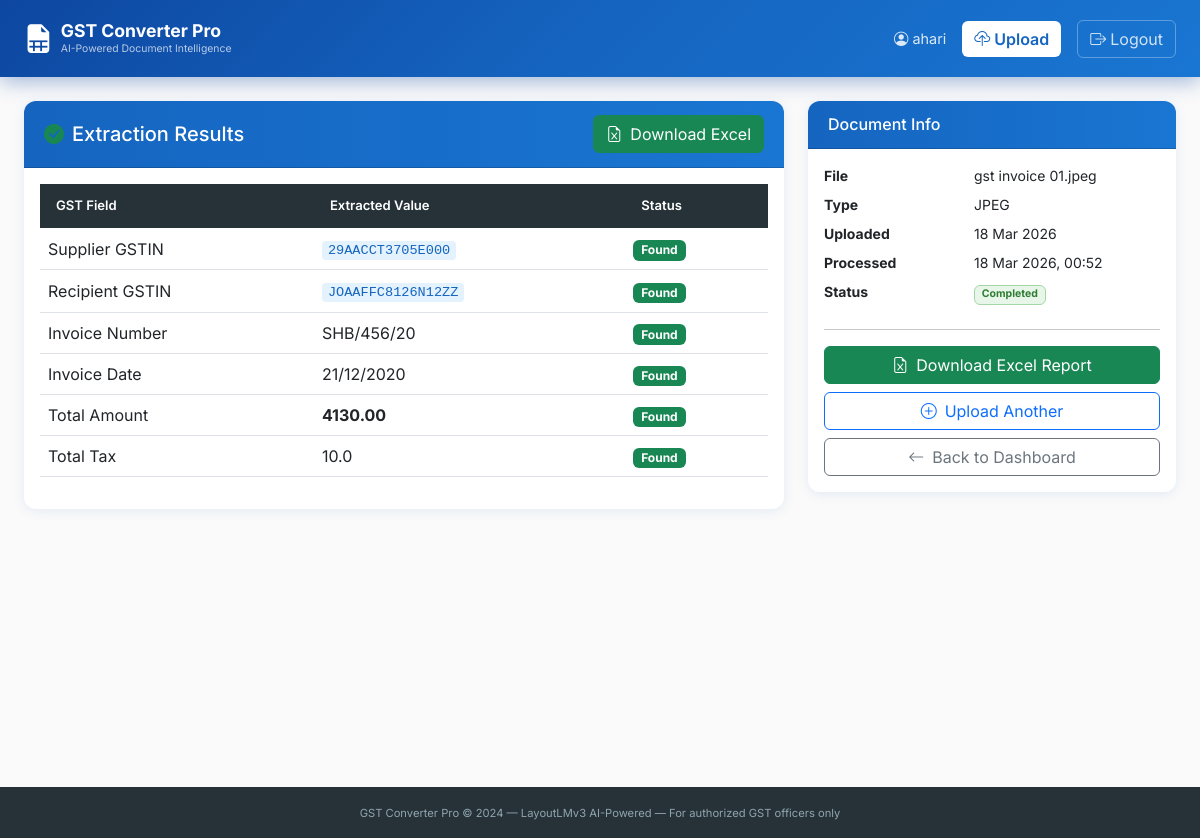
The app's page /converter/results/32/ (signed in) with its own data.
### converter/models.py (models this page shows, shortened)
class UploadedDocument(models.Model):
    STATUS_CHOICES = [
        ('pending', 'Pending'),
        ('processing', 'Processing'),
        ('completed', 'Completed'),
        ('failed', 'Failed'),
    ]
    user = models.ForeignKey(User, on_delete=models.CASCADE, related_name='documents')
    original_file = models.FileField(upload_to='uploads/')
    original_filename = models.CharField(max_length=255)
    file_type = models.CharField(max_length=10)  # pdf, jpg, png
    output_excel = models.FileField(upload_to='outputs/', blank=True, null=True)
    status = models.CharField(max_length=20, choices=STATUS_CHOICES, default='pending')
    error_message = models.TextField(blank=True)
    uploaded_at = models.DateTimeField(auto_now_add=True)
    processed_at = models.DateTimeField(blank=True, null=True)
    invoice_number = models.CharField(max_length=100, blank=True)
    gstin_supplier = models.CharField(max_length=20, blank=True)
    gstin_recipient = models.CharField(max_length=20, blank=True)
    invoice_date = models.CharField(max_length=50, blank=True)
    total_amount = models.CharField(max_length=50, blank=True)
    total_tax = models.CharField(max_length=50, blank=True)
    class Meta:
        ordering = ['-uploaded_at']
        verbose_name = 'Uploaded Document'

### converter/views.py (the view)
# urls.py: path('results/<int:doc_id>/', views.results, name='results'),
@login_required
def results(request, doc_id):
    doc = get_object_or_404(UploadedDocument, id=doc_id, user=request.user)
    return render(request, 'converter/results.html', {'doc': doc})

### templates/converter/results.html (shortened to what this page needs)
{% extends 'base.html' %}
{% block content %}
<div class='container-fluid px-4 py-4'>
  <div class='row g-4'>
    <div class='col-lg-8'>
      <div class='card gst-card'>
        <div class='card-header gst-card-header d-flex justify-content-between align-items-center'>
          <h5 class='mb-0'><i class='bi bi-check-circle-fill text-success me-2'></i>Extraction Results</h5>
          <a href='{% url "download_excel" doc.id %}' class='btn btn-success'>
            <i class='bi bi-file-earmark-excel me-2'></i>Download Excel
          </a>
        </div>
        <div class='card-body'>
          <table class='table gst-table'>
            <thead><tr><th>GST Field</th><th>Extracted Value</th><th>Status</th></tr></thead>
            <tbody>
              <tr><td>Supplier GSTIN</td><td><code>{{ doc.gstin_supplier|default:'Not Found' }}</code></td>
                  <td>{% if doc.gstin_supplier %}<span class='badge bg-success'>Found</span>{% else %}<span class='badge bg-danger'>Missing</span>{% endif %}</td></tr>
              <tr><td>Recipient GSTIN</td><td><code>{{ doc.gstin_recipient|default:'Not Found' }}</code></td>
                  <td>{% if doc.gstin_recipient %}<span class='badge bg-success'>Found</span>{% else %}<span class='badge bg-danger'>Missing</span>{% endif %}</td></tr>
              <tr><td>Invoice Number</td><td>{{ doc.invoice_number|default:'Not Found' }}</td>
                  <td>{% if doc.invoice_number %}<span class='badge bg-success'>Found</span>{% else %}<span class='badge bg-danger'>Missing</span>{% endif %}</td></tr>
              <tr><td>Invoice Date</td><td>{{ doc.invoice_date|default:'Not Found' }}</td>
                  <td>{% if doc.invoice_date %}<span class='badge bg-success'>Found</span>{% else %}<span class='badge bg-danger'>Missing</span>{% endif %}</td></tr>
              <tr><td>Total Amount</td><td><strong>{{ doc.total_amount|default:'Not Found' }}</strong></td>
                  <td>{% if doc.total_amount %}<span class='badge bg-success'>Found</span>{% else %}<span class='badge bg-danger'>Missing</span>{% endif %}</td></tr>
              <tr><td>Total Tax</td><td>{{ doc.total_tax|default:'Not Found' }}</td>
                  <td>{% if doc.total_tax %}<span class='badge bg-success'>Found</span>{% else %}<span class='badge bg-danger'>Missing</span>{% endif %}</td></tr>
            </tbody>
          </table>
        </div>
      </div>
    </div>
    <div class='col-lg-4'>
      <div class='card gst-card'>
        <div class='card-header gst-card-header'><h6 class='mb-0'>Document Info</h6></div>
        <div class='card-body'>
          <dl class='row small'>
            <dt class='col-sm-5'>File</dt><dd class='col-sm-7'>{{ doc.original_filename|truncatechars:25 }}</dd>
            <dt class='col-sm-5'>Type</dt><dd class='col-sm-7'>{{ doc.file_type|upper }}</dd>
            <dt class='col-sm-5'>Uploaded</dt><dd class='col-sm-7'>{{ doc.uploaded_at|date:'d M Y' }}</dd>
            <dt class='col-sm-5'>Processed</dt><dd class='col-sm-7'>{{ doc.processed_at|date:'d M Y, H:i'|default:'N/A' }}</dd>
            <dt class='col-sm-5'>Status</dt><dd class='col-sm-7'><span class='badge status-{{ doc.status }}'>{{ doc.status|capfirst }}</span></dd>
          </dl>
          <hr>
          <div class='d-grid gap-2'>
            <a href='{% url "download_excel" doc.id %}' class='btn btn-success'><i class='bi bi-file-earmark-excel me-2'></i>Download Excel Report</a>
            <a href='{% url "upload" %}' class='btn btn-outline-primary'><i class='bi bi-plus-circle me-2'></i>Upload Another</a>
            <a href='{% url "dashboard" %}' class='btn btn-outline-secondary'><i class='bi bi-arrow-left me-2'></i>Back to Dashboard</a>
          </div>
        </div>
      </div>
    </div>
  </div>
</div>
{% endblock %}

### templates/base.html (shortened to what this page needs)
<!DOCTYPE html>
<html lang='en'>
<head>
    <link href='https://cdn.jsdelivr.net/npm/bootstrap@5.3.0/dist/css/bootstrap.min.css' rel='stylesheet'>
    <link href='https://cdn.jsdelivr.net/npm/bootstrap-icons@1.11.0/font/bootstrap-icons.css' rel='stylesheet'>
    {% load static %}
    <link rel='stylesheet' href='{% static "css/style.css" %}'>
</head>
<body>
{% if user.is_authenticated %}
<nav class='navbar navbar-expand-lg navbar-dark gst-navbar'>
  <div class='container-fluid px-4'>
    <a class='navbar-brand d-flex align-items-center gap-2' href='{% url "dashboard" %}'>
      <div class='brand-icon'><i class='bi bi-file-earmark-spreadsheet-fill'></i></div>
      <div>
        <div class='brand-name'>GST Converter Pro</div>
        <div class='brand-sub'>AI-Powered Document Intelligence</div>
      </div>
    </a>
    <div class='d-flex align-items-center gap-3 ms-auto'>
      <span class='nav-user'><i class='bi bi-person-circle me-1'></i>{{ user.get_full_name|default:user.username }}</span>
      <a href='{% url "upload" %}' class='btn btn-upload'><i class='bi bi-cloud-upload me-1'></i>Upload</a>
      <a href='{% url "logout" %}' class='btn btn-logout'><i class='bi bi-box-arrow-right me-1'></i>Logout</a>
    </div>
  </div>
</nav>
{% endif %}
<div class='main-content'>
{% block content %}{% endblock %}
</div>
<footer class='gst-footer'>
  <div class='container text-center'>
    <small>GST Converter Pro &copy; 2024 &mdash; LayoutLMv3 AI-Powered &mdash; For authorized GST officers only</small>
  </div>
</footer>
{% load static %}
</body>
</html>

### static/css/style.css (style rules this page uses)
:root { --primary: #1565C0; --primary-dark: #0D47A1; --accent: #E65100; --green: #2E7D32; --surface: #FAFAFA; --card-shadow: 0 2px 12px rgba(21,101,192,0.10); }
* { font-family: 'Inter', sans-serif; }
body { background: var(--surface); }
.gst-navbar { background: linear-gradient(135deg, #0D47A1 0%, #1565C0 50%, #1976D2 100%); padding: 12px 0; box-shadow: 0 4px 20px rgba(13,71,161,0.4); }
.brand-name { font-weight: 700; font-size: 1.1rem; color: #fff; line-height:1.2 }
.brand-sub { font-size: 0.65rem; color: rgba(255,255,255,0.7); }
.brand-icon { font-size: 1.8rem; color: #fff; }
.nav-user { color: rgba(255,255,255,0.85); font-size: 0.9rem; }
.btn-upload { background: #fff; color: var(--primary); font-weight:600; border:none; }
.btn-logout { background: transparent; color: rgba(255,255,255,0.8); border: 1px solid rgba(255,255,255,0.3); }
.gst-card { border: none; box-shadow: var(--card-shadow); border-radius: 12px; overflow: hidden; }
.gst-card-header { background: linear-gradient(90deg, #1565C0, #1976D2); color: #fff; padding: 14px 20px; }
.gst-table thead th { background: #263238; color: #fff; font-size:0.82rem; font-weight:600; border:none; padding: 12px 16px; }
.gst-table td, .gst-table th { vertical-align: middle; }
.status-completed { background:#E8F5E9; color:#2E7D32; border:1px solid #A5D6A7; }
.main-content { min-height: calc(100vh - 130px); }
.gst-footer { background:#263238; color:#90A4AE; padding:16px 0; margin-top:40px; font-size:0.8rem; }
code { background:#E3F2FD; color:#1565C0; padding:2px 6px; border-radius:4px; font-size:0.85em; }

### records on screen
UploadedDocument: gstin_supplier "29AACCT3705E000", gstin_recipient "JOAAFFC8126N12ZZ", invoice_number "SHB/456/20", invoice_date "21/12/2020", total_amount "4130.00", total_tax "10.0", original_filename "gst invoice 01.jpeg", file_type "JPEG", uploaded_at "18 Mar 2026", processed_at "18 Mar 2026, 00:52", status "Completed"

### other values on screen
{{ user.get_full_name|default:user.username }} "ahari"
